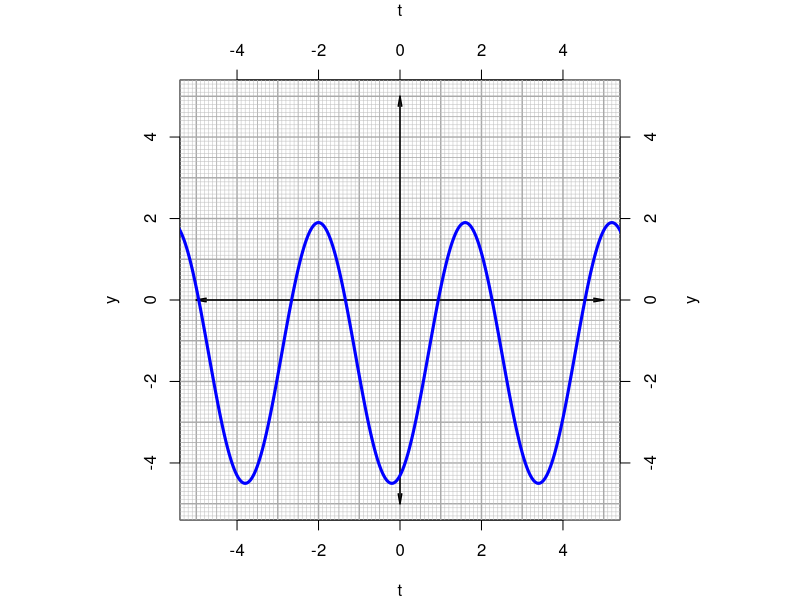
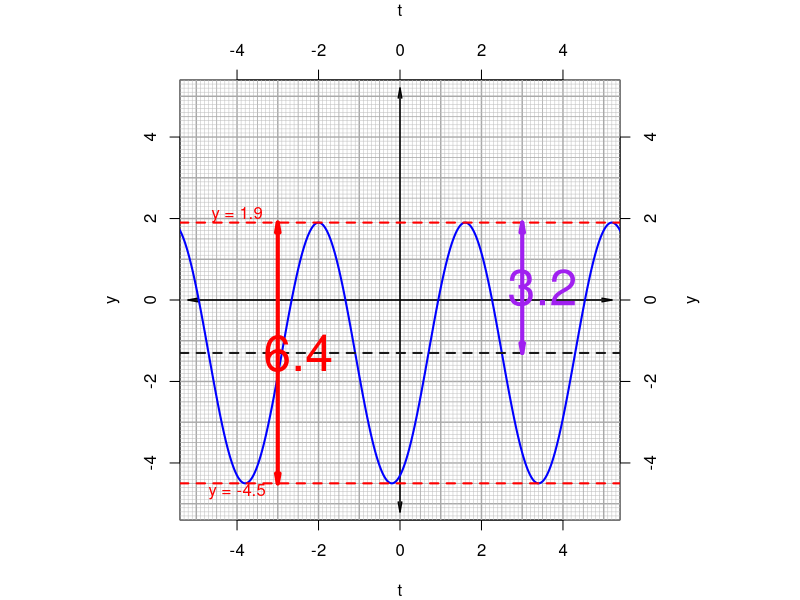

Write the R code that produced these figures, in order.
## ---- chunk 1
A = round(runif(1,0.7,4),1)
P = round(runif(1,2,8)/4,1)*4
B = 2*pi/P
D = round(runif(1,0.1,4.9-A),1)*sample(c(-1,1),1)
h = round(runif(1,0,P),1)
C = h*B
## ---- chunk 2
par(mar=c(4,4,4,4),pty="s")
plot(0,0,type="n",xlim=c(-5,5),ylim=c(-5,5),xlab="t",ylab="y")
axis(3)
axis(4)
mtext("t",3,3)
mtext("y",4,3)
for(i in seq(-6,6,0.1)){
  if(i%%1==0){
    abline(h=i,col="darkgrey",lwd=1.4)
    abline(v=i,col="darkgrey",lwd=1.4)
  } else if(abs(i%%1)==0.5) {
    abline(h=i,col="darkgrey",lwd=0.8)
    abline(v=i,col="darkgrey",lwd=0.8)
  } else {
    abline(h=i,col="grey",lwd=0.5)
    abline(v=i,col="grey",lwd=0.5)
  }
}

arrows(0,-5,0,5,length=0.1,angle=10,code=3,lwd=1.5)
arrows(-5,0,5,0,length=0.1,angle=10,code=3,lwd=1.5)

t = seq(-6,6,0.01)
lines(t,A*sin(B*t+C)+D,lwd=3,col="blue")
## ---- chunk 3
par(mar=c(4,4,4,4),pty="s")
plot(0,0,type="n",xlim=c(-5,5),ylim=c(-5,5),xlab="t",ylab="y")
axis(3)
axis(4)
mtext("t",3,3)
mtext("y",4,3)
for(i in seq(-6,6,0.1)){
  if(i%%1==0){
    abline(h=i,col="darkgrey",lwd=1.4)
    abline(v=i,col="darkgrey",lwd=1.4)
  } else if(abs(i%%1)==0.5) {
    abline(h=i,col="darkgrey",lwd=0.8)
    abline(v=i,col="darkgrey",lwd=0.8)
  } else {
    abline(h=i,col="grey",lwd=0.5)
    abline(v=i,col="grey",lwd=0.5)
  }
}

arrows(0,-5.2,0,5.2,length=0.1,angle=10,code=3,lwd=1.5)
arrows(-5.2,0,5.2,0,length=0.1,angle=10,code=3,lwd=1.5)

t = seq(-6,6,0.01)
lines(t,A*sin(B*t+C)+D,lwd=2,col="blue")

abline(h=A+D,col="red",lwd=2,lty=2)
text(-4,A+D+0.2,paste0("y = ",A+D),col="red")
abline(h=-A+D,col="red",lwd=2,lty=2)
text(-4,-A+D-0.2,paste0("y = ",-A+D),col="red")

abline(h=D,col=rgb(0.1,0.1,0.1),lwd=2,lty=2)
arrows(-3,-A+D,-3,A+D,0.1,10,3,col="red",lwd=4)
text(-2.5,D,2*A,col="red",cex=3)

arrows(3,D,3,A+D,0.1,10,3,col="purple",lwd=4)
text(3.5,D+A/2,A,col="purple",cex=3)
